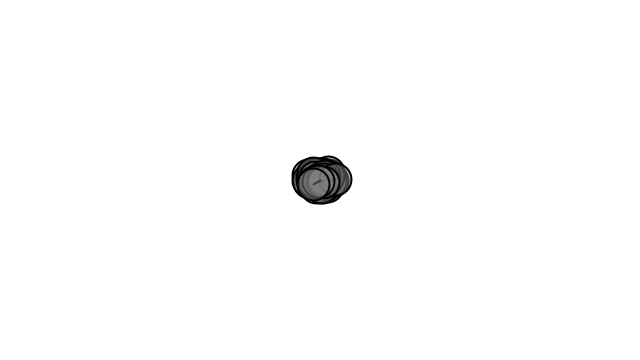
Frame 1 (no input)
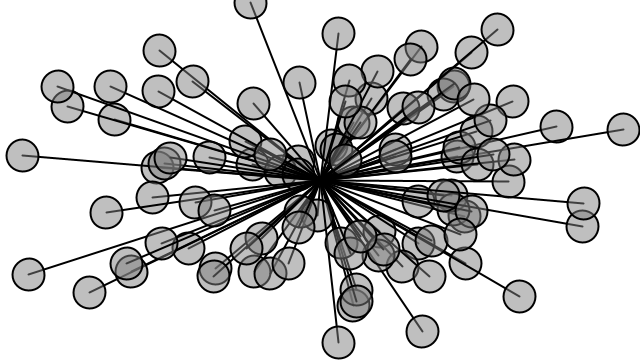
Frame 60 (the mouse pressed at the canvas centre just before this capture)
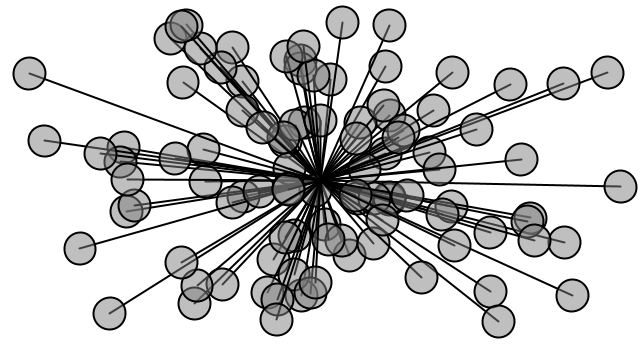
Frame 120 (the mouse held since frame 60 and released just before this capture)

The Processing sketch that drew these frames (run headless with seeded random() and noise(); from frame 60 on, the mouse is pressed at the canvas centre):

// Processing sketch: processing_175515
// ── processing_175515.pde

Oscillator[] oscillators = new Oscillator[100];

void setup()  {   
  size(640,360);  
  smooth();  
  // Initialize all objects
  for (int i = 0; i < oscillators.length; i++) {
    oscillators[i] = new Oscillator();
  }
  background(255);  
}   

void draw() {     
  background(255);  
  // Run all objects
  for (int i = 0; i < oscillators.length; i++) {
    oscillators[i].oscillate();
    oscillators[i].display();
  }
}

class Oscillator {   

  PVector angle;
  PVector velocity;
  PVector amplitude;

  float curAngle = 0;
  float aVelocity = 0;
  float aAcceleration = 0.00001;

  Oscillator() {   
    angle = new PVector();
    velocity = new PVector(random(-0.05, 0.05), random(-0.05, 0.05));
    amplitude = new PVector(random(20, width/2), random(20, height/2));
  }   

  void oscillate() {
    angle.add(velocity);

    aVelocity += aAcceleration;
    curAngle += aVelocity;
  }   

  void display() {   

    float x = sin(angle.x)*amplitude.x;
    float y = sin(angle.y)*amplitude.y;

    pushMatrix();
    translate(width/2, height/2);    
    stroke(0);
    strokeWeight(2);
    fill(127, 127);
    rotate(curAngle);
    line(0, 0, x, y);
    ellipse(x, y, 32, 32);
    popMatrix();
  }
}   
